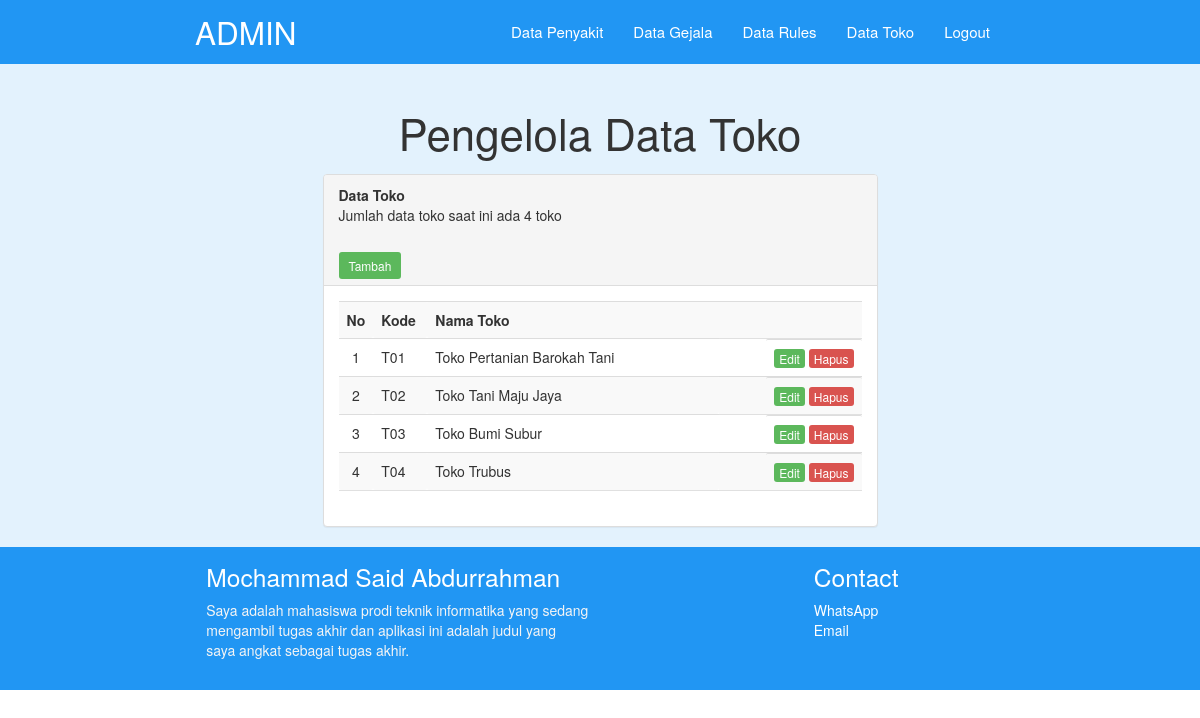
The app's page /pakar/tokoTampil.php (signed in) with its own data.
### tables this page shows
CREATE TABLE `toko` (
  `id_toko` char(3) NOT NULL,
  `nama_toko` varchar(100) NOT NULL,
  `alamat_toko` varchar(1000) NOT NULL,
  `nomor_telepon` varchar(255) NOT NULL,
  `gambar_toko` varchar(100) NOT NULL,
  `map_toko` varchar(1000) NOT NULL
);

### pakar/tokoTampil.php (the view, shortened to what this page needs)
<?php
include "../koneksi.php";
?>
<!DOCTYPE html>
<html lang="en">
<head>
  <link href="../css/bootstrap.css" type="text/css" rel="stylesheet" media="screen, projection"/>
  <link href="../css/materialize.css" type="text/css" rel="stylesheet" media="screen,projection"/>
  <link href="../css/style.css" type="text/css" rel="stylesheet" media="screen,projection"/>
</head>
<body>
    <nav class="blue" role="navigation">
        <div class="nav-wrapper container "><a id="logo-container" href="index.php" class="brand-logo">ADMIN</a>
            <ul class="right hide-on-med-and-down">
                <li><a href="penyakitTampil.php">Data Penyakit</a></li>
                <li><a href="gejalaTampil.php">Data Gejala</a></li>
                <li><a href="rulesTampil.php">Data Rules</a></li>
                <li><a href="tokoTampil.php">Data Toko</a></li>
                <li><a href="logout.php" onclick="return confirm('Anda Yakin Ingin Logout..?');" target="_self">Logout</a></li>
            </ul>
        </div>
    </nav>
    <div class="col-md-12 blue lighten-5">
        <div class="section no-pad-bot container" id="index-banner">
            <div>
                <h3 class="header center">Pengelola Data Toko</h3>
            </div>
        </div>
    </div>
    <div class="col-md-12 blue lighten-5">
        <div class="col-md-6 col-md-offset-3 content">
            <div class="panel panel-default">
                <div class="panel-heading">
                    <b>Data Toko</b>
                    <?php
                        $sql = "SELECT * from toko";
                        $query = mysqli_query($koneksi, $sql);
                        $row = mysqli_num_rows($query);
                        echo "<p>Jumlah data toko saat ini ada $row toko</p>";
                    ?>
                    <br>
                    <a href="tokoTambah.php" class="btn-sm btn-success" target="_self">Tambah</a>
                </div>
                <div class="panel-body">
                    <table class="table table-striped" id="table">
                        <tr>
                            <th width="28">No</th>
                            <th width="54">Kode</th>
                            <th width="400" colspan="2">Nama Toko</th>
                        </tr>
                        <?php
                            $sql = "SELECT * from toko order by id_toko";
                            $query = mysqli_query($koneksi, $sql);
                            $no = 0;
                            while($result = mysqli_fetch_array($query)){
                                $no++;
                        ?>
                        <tr>
                            <td class="center"><?php echo $no;?></td>
                            <td><?php echo $result['id_toko'];?></td>
                            <td><?php echo $result['nama_toko'];?></td>
                            <td class="right">
                                <a class="btn-xs btn-success raised" href="tokoEdit.php?kdubah=<?php echo $result['id_toko']; ?>" target="_self">Edit</a>
                                <a class="btn-xs btn-danger raised" href="tokoHapus.php?kdhapus=<?php echo $result['id_toko']; ?>" target="_self" onclick="return confirm('Apakah Anda Yakin Ingin Menghapus Toko..?');">Hapus</a>
                            </td>
                        </tr>
                        <?php
                            }
                        ?>
                    </table>
                </div>
            </div>
        </div>
    </div>
     <footer class="page-footer blue">
      <div class="container">
        <div class="row">
          <div class="col l6 s12">
            <h5 class="white-text">Mochammad Said Abdurrahman</h5>
            <p class="grey-text text-lighten-4">Saya adalah mahasiswa prodi teknik informatika yang sedang mengambil tugas akhir dan aplikasi ini adalah judul yang saya angkat sebagai tugas akhir.</p>
          </div>
          <div class="col l3 s12">
          </div>
          <div class="col l3 s12">
            <h5 class="white-text">Contact</h5>
            <ul>
              <li><a class="white-text" href="https://api.whatsapp.com/send?phone=082143668971" target="_blank">WhatsApp</a></li>
             <li><a class="white-text" href="http://msaidabdurrahman99@gmail.com" target="_blank">Email</a>
            </ul>
          </div>
        </div>
      </div>
    </footer>
  </body>
</html>

### css/style.css (style rules this page uses)
a { text-decoration: none; }

### records on screen
toko: id_toko "T01", nama_toko "Toko Pertanian Barokah Tani"
toko: id_toko "T02", nama_toko "Toko Tani Maju Jaya"
toko: id_toko "T03", nama_toko "Toko Bumi Subur"
toko: id_toko "T04", nama_toko "Toko Trubus"

### other values on screen
$row "4"
